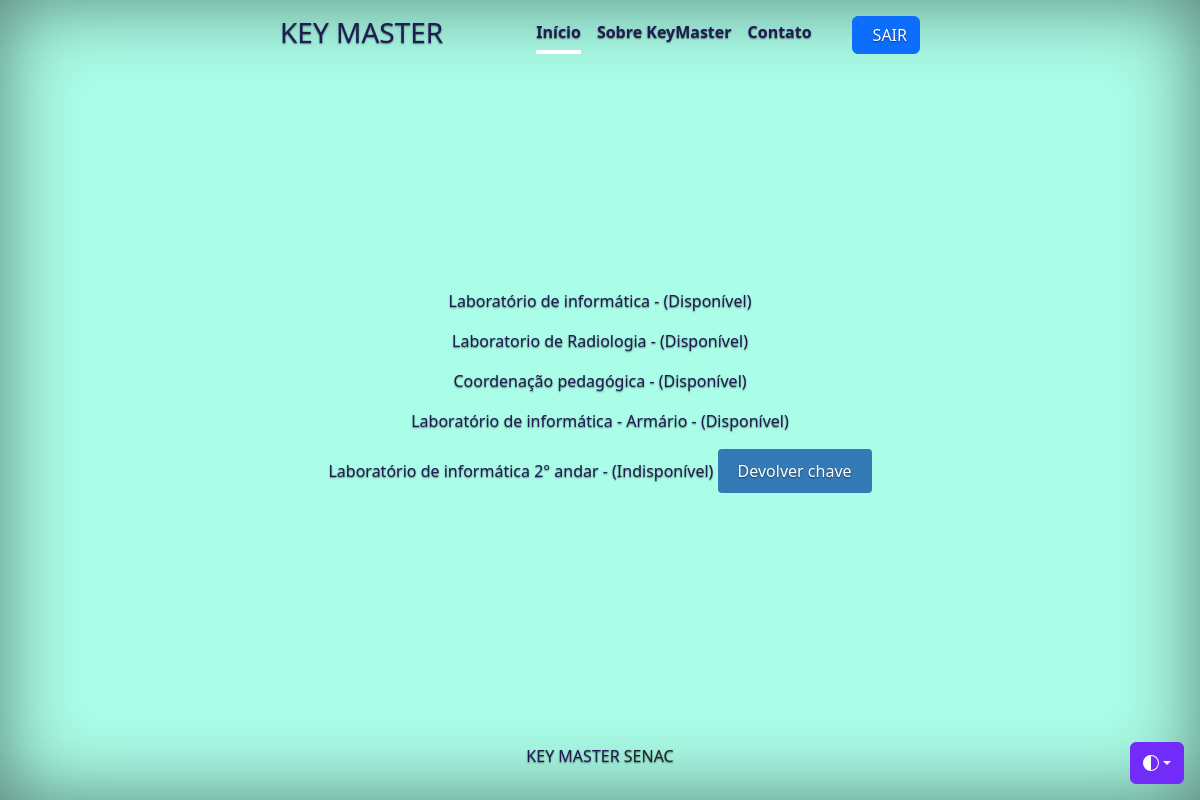
The app's page /devolver/ (signed in), older data.
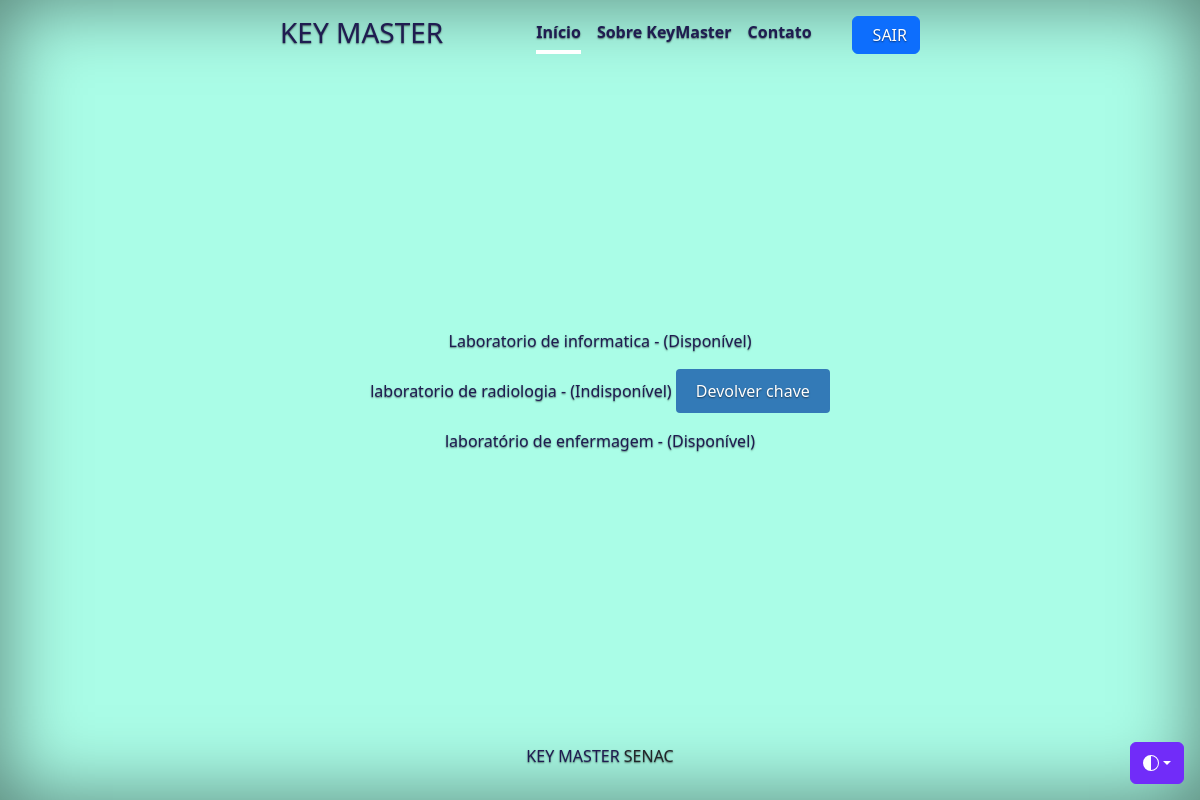
The same page, newer data.
### key_aplication/models.py (models this page shows, shortened)
class Chave(models.Model):
    disponivel = models.BooleanField(default=True)
    sala = models.ForeignKey(Sala, on_delete=models.CASCADE, related_name='chaves')

class Sala(models.Model):
    numero = models.CharField(max_length=10)
    descricao = models.CharField(max_length=50)

### key_aplication/views.py (the view)
# urls.py: path('devolver/', views.devolver,name='devolver'),
@login_required
def devolver(request):
    chaves = Chave.objects.all()
    usuario_atual = request.user
    contexto = {
        'chaves': chaves,
        'usuario_atual': usuario_atual
    }
    return render(request, 'devolver.html', contexto)

### key_aplication/templates/devolver.html
{% extends 'principal.html' %}
{% block content %}
  {% for chave in chaves %}
    <p>
      {{ chave.sala.descricao }} - {% if chave.disponivel %}(Disponível){% else %}(Indisponível){% endif %}
      {% if chave.disponivel %}
        {% if chave.funcionario and chave.funcionario.usuario == usuario_atual %}
          <a href="{% url 'devolver_chave' chave_id=chave.id %}" class="button">Devolver chave</a>
          - Pegada por: {{ chave.funcionario.nome }}
        {% endif %}
      {% else %}
        <a href="{% url 'devolver_chave' chave_id=chave.id %}" class="button">Devolver chave</a>
      {% endif %}
    </p>
  {% endfor %}
{% endblock content %}

Row changes from the older to the newer data that the page shows:
removed Chave: sala.descricao "Laboratório de informática", disponivel "(Disponível)"
removed Chave: sala.descricao "Laboratorio de Radiologia", disponivel "(Disponível)"
removed Chave: sala.descricao "Coordenação pedagógica", disponivel "(Disponível)"
removed Chave: sala.descricao "Laboratório de informática - Armário", disponivel "(Disponível)"
removed Chave: sala.descricao "Laboratório de informática 2° andar", disponivel "(Indisponível)"
added Chave: sala.descricao "Laboratorio de informatica", disponivel "(Disponível)"
added Chave: sala.descricao "laboratorio de radiologia", disponivel "(Indisponível)"
added Chave: sala.descricao "laboratório de enfermagem", disponivel "(Disponível)"
